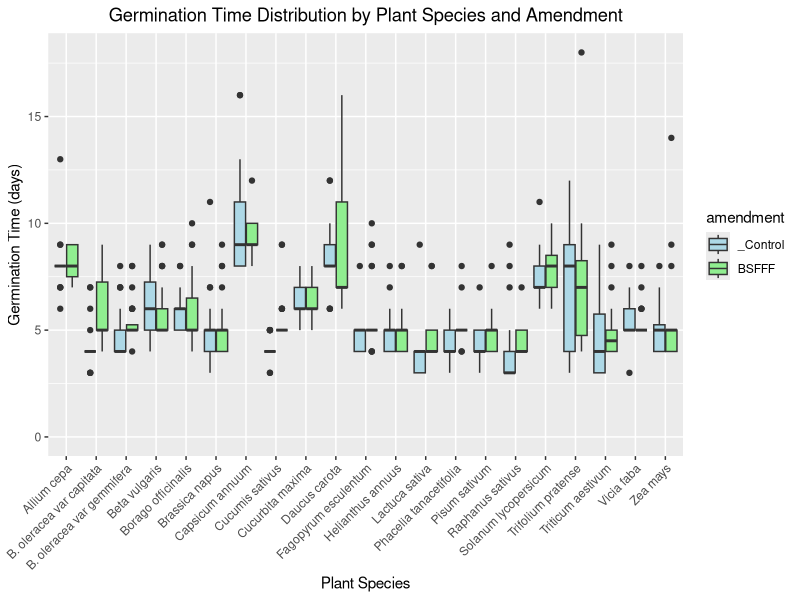
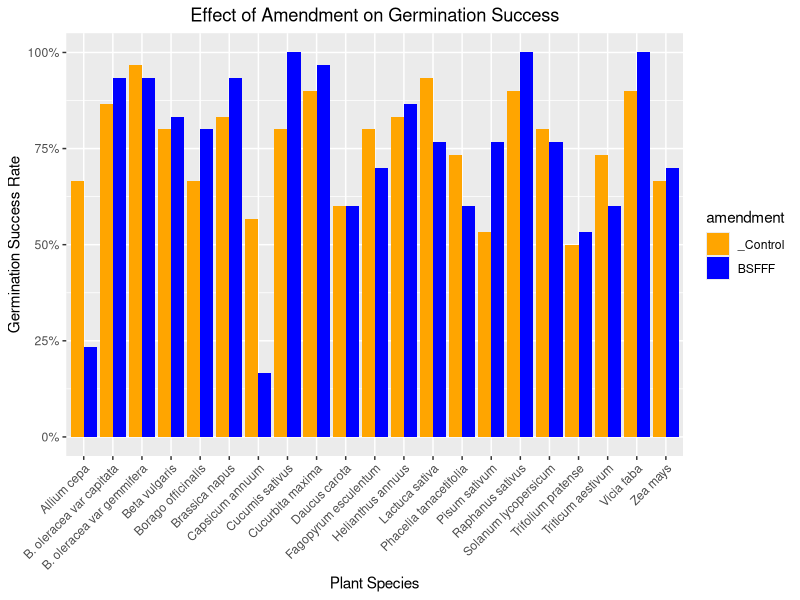
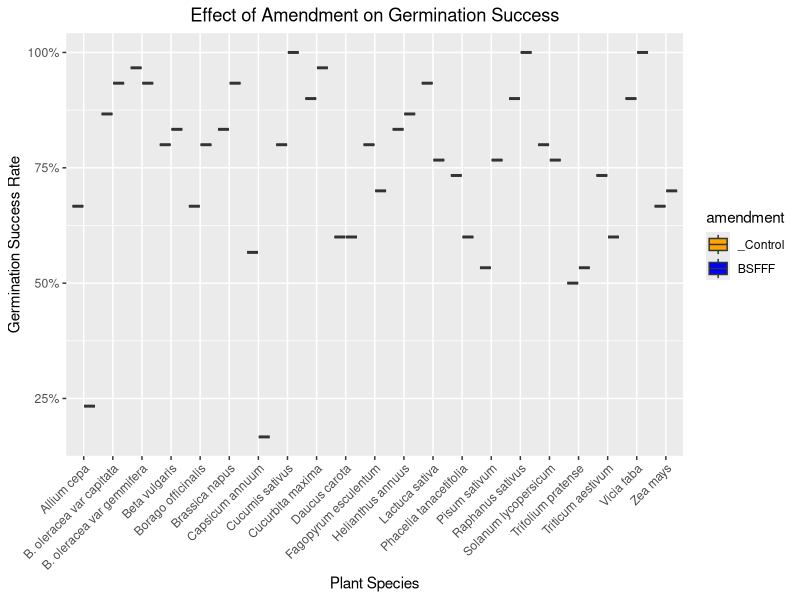

Here is the R script that generated these plots, in order: (Note: this script raises an error after producing the figures.)

setwd("C:/FLYTILIZER_21_plts/data")

df <- read.delim("Germination_Flytilizer_Final.txt", header = TRUE)

# Alternatively, replace blank spaces in a specific column (e.g., germ_time)
df$germ_time[df$germ_time == ""] <- NA


# Load necessary library
library(ggplot2)

#Convert germ_time to numeric, handle "NA" values appropriately
df$germ_time <- as.numeric(as.character(df$germ_time))

# Visualize germination time using boxplots
# Creating side-by-side boxplots for germination time by plant species and amendment

ggplot(df, aes(x = plant_species, y = germ_time, fill = amendment)) +
  geom_boxplot(position = position_dodge(width = 0.8)) +
  labs(title = "Germination Time Distribution by Plant Species and Amendment",
       x = "Plant Species",
       y = "Germination Time (days)") +
  theme(axis.text.x = element_text(angle = 45, hjust = 1),
        plot.title = element_text(hjust = 0.5)) +
  scale_fill_manual(values = c("_Control" = "lightblue", "BSFFF" = "lightgreen")) +
  ylim(0, NA)



################### germination success

# Load necessary library
library(ggplot2)
install.packages("tidyverse")
library(tidyverse)

# Step 1: Calculate the proportion of germination success for each plant species and amendment
germination_summary <- df %>%
  group_by(plant_species, amendment) %>%
  summarize(success_rate = mean(germ_success)) %>%
  ungroup()

# Step 2: Create a bar plot to visualize germination success rates
ggplot(germination_summary, aes(x = plant_species, y = success_rate, fill = amendment)) +
  geom_bar(stat = "identity", position = "dodge") +
  labs(title = "Effect of Amendment on Germination Success",
       x = "Plant Species",
       y = "Germination Success Rate") +
  scale_y_continuous(labels = scales::percent_format()) +
  theme(axis.text.x = element_text(angle = 45, hjust = 1),
        plot.title = element_text(hjust = 0.5)) +
  scale_fill_manual(values = c("_Control" = "orange", "BSFFF" = "blue"))


ggplot(germination_summary, aes(x = plant_species, y = success_rate, fill = amendment)) +
  geom_boxplot(position = position_dodge(0.8)) +
  labs(title = "Effect of Amendment on Germination Success",
       x = "Plant Species",
       y = "Germination Success Rate") +
  scale_y_continuous(labels = scales::percent_format()) +
  theme(axis.text.x = element_text(angle = 45, hjust = 1),
        plot.title = element_text(hjust = 0.5)) +
  scale_fill_manual(values = c("_Control" = "orange", "BSFFF" = "blue"))



##############################dryweight

# Load necessary libraries
library(ggplot2)
library(dplyr)


# Read in your dataset
df_wgt <- read.table("Dryweight_Flytilizer_Final.txt", header = TRUE)

# Check the structure of the data
str(df_wgt)


# Convert amendment, plant_species, and root_shoot to factors
df_wgt $amendment <- as.factor(df_wgt$amendment)
df_wgt $plant_species <- as.factor(df_wgt$plant_species)
df_wgt $tissue <- as.factor(df_wgt$tissue)


# Verify the conversion by checking the levels
levels(df_wgt$tissue)

# Load ggplot2 library
library(ggplot2)

# Create a plot with ggplot2
ggplot(df_wgt, aes(x = plant_species, y = dryweight, fill = amendment)) +
  geom_boxplot(position = position_dodge(0.8), alpha = 0.7) +  # Boxplot with slight dodge for clarity
  facet_wrap(~ tissue, scales = "free_y") +  # Separate panels for roots and shoots
  labs(title = "Dry Weight of Roots and Shoots Across Plant Species",
       x = "Plant Species",
       y = "Dry Weight (g)",
       fill = "Amendment") +
  theme(axis.text.x = element_text(angle = 45, hjust = 1),
        plot.title = element_text(hjust = 0.5)) +
  scale_fill_manual(values = c("_Control" = "orange", "BSFFF" = "green"))



########################## root, shoot length
df_length <- read.delim("Root_Shoot Length_Flytilizer_Final.txt", header = TRUE)

# Load ggplot2 library
library(ggplot2)

install.packages("reshape2")
library(reshape2)

install.packages("tidyr")
library(tidyr)


# Assuming df_length is your data frame
# Reshape the data to long format for easier plotting
df_long <- melt(df_length, id.vars = c("amendment", "plant_code", "plant_species"), 
                measure.vars = c("rootlength", "shootlength"))

# Plot root and shoot length
ggplot(df_long, aes(x = plant_species, y = value, fill = amendment)) +
  geom_boxplot(position = position_dodge(0.8), alpha = 0.7) +
  facet_wrap(~ variable, scales = "free_y", labeller = labeller(variable = c(rootlength = "Root Length", shootlength = "Shoot Length"))) +
  labs(title = "Root and Shoot Length Across Plant Species",
       x = "Plant Species",
       y = "Length (cm)",
       fill = "Amendment") +
  theme(axis.text.x = element_text(angle = 45, hjust = 1),
        plot.title = element_text(hjust = 0.5)) +
  scale_fill_manual(values = c("_Control" = "blue", "BSFFF" = "orange"))



# Plot Root:Shoot Ratio
ggplot(df_length, aes(x = plant_species, y = root_shoot_ratio, fill = amendment)) +
  geom_boxplot(position = position_dodge(0.8), alpha = 0.7) +
  labs(title = "Root:Shoot Ratio Across Plant Species",
       x = "Plant Species",
       y = "Root:Shoot Ratio",
       fill = "Amendment") +
  theme(axis.text.x = element_text(angle = 45, hjust = 1),
        plot.title = element_text(hjust = 0.5)) +
  scale_fill_manual(values = c("_Control" = "purple", "BSFFF" = "green"))

